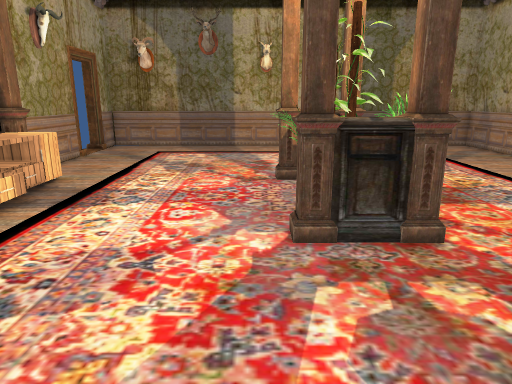
[1] (above)

12 first-person views from a walk through a scene from a Unity 3-D project. The camera is 1.4 m above the floor, tilts 14° down and sees 70° across. Doors are open. The floor is counted in squares, 0.5 m on a side. Each view is taken from the middle of a square. On the plan, view 1 faces up. The plan holds only what a view shows up to about 20 squares ahead; the rest is blank. The player character is not drawn. Some surface patterns are stand-ins.

[2]
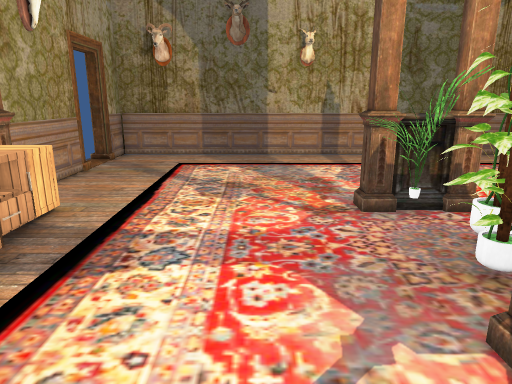

[3]
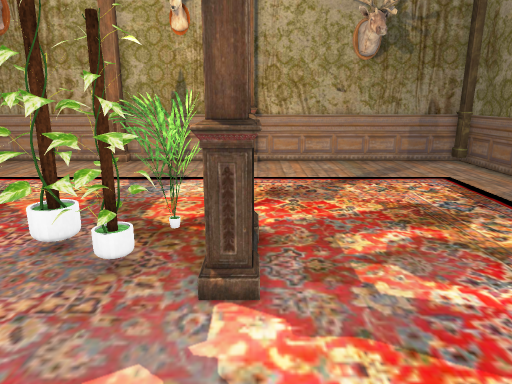

[4]
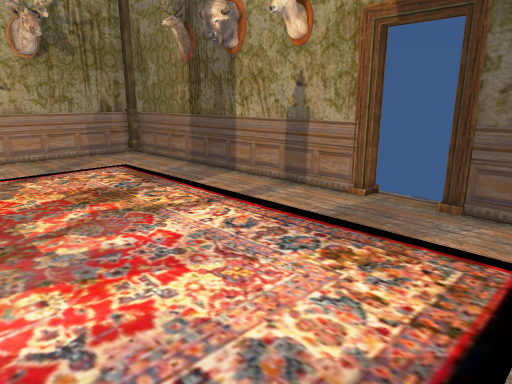

[5]
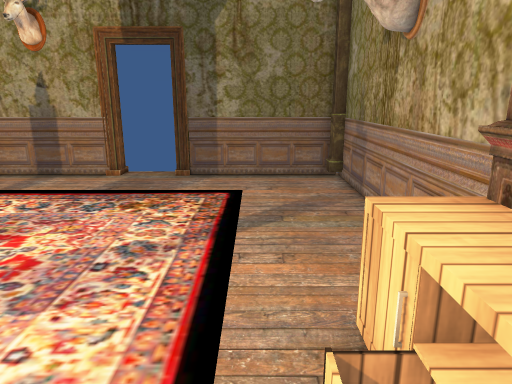

[6]
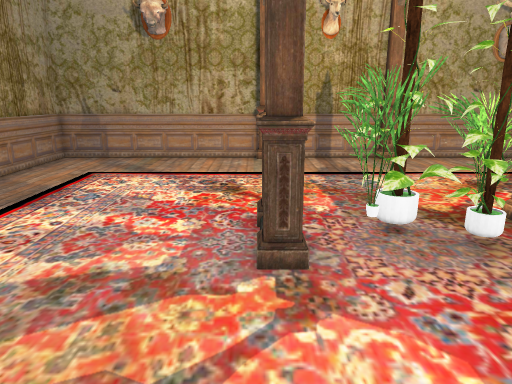

[7]
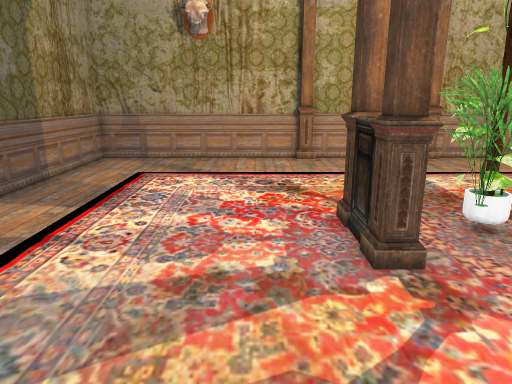

[8]
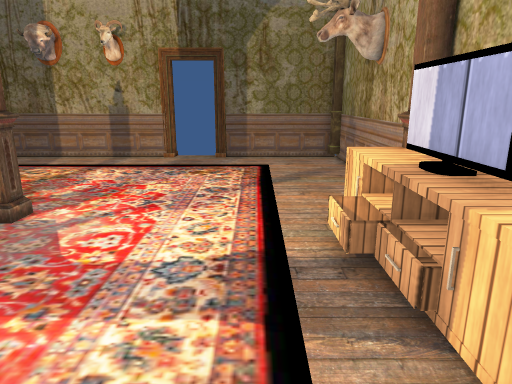

[9]
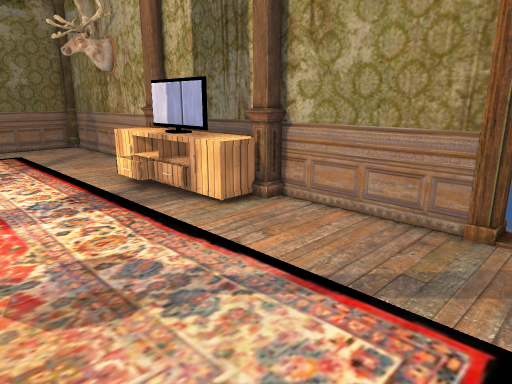

[10]
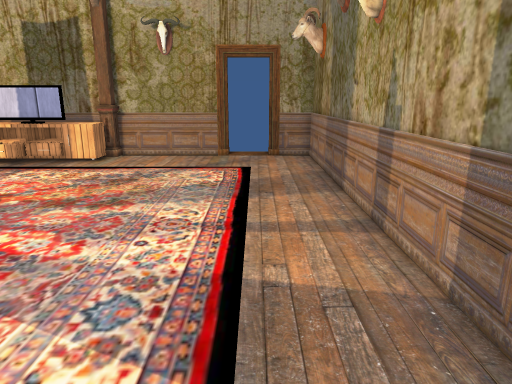

[11]
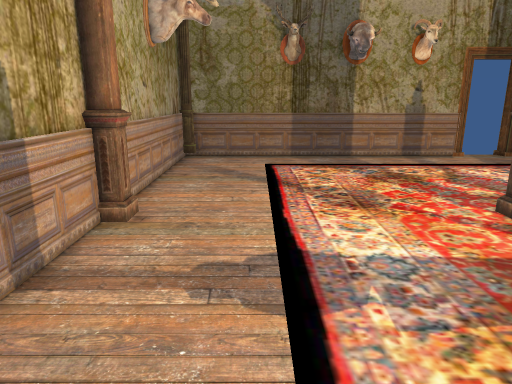

[12]
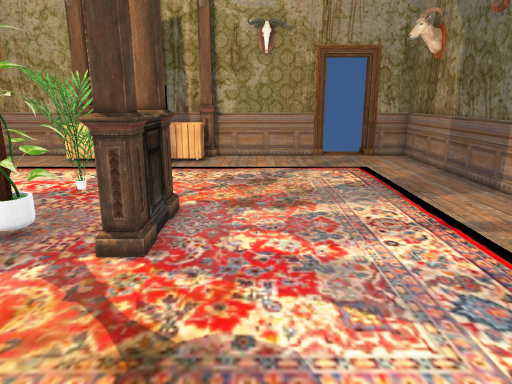

### Floor plan
Points are (right, up) in squares from view 1. A wall is a line through its corners. A room is listed if a view was taken in it or the views show most of it. See-through windows are left out.
Room 1 (views 1, 2, 3, 4, 5, 6, 7, 8, 9, 10, 11, 12)
walls: (0.9, 13.2) (0.9, 13.9) (3.7, 13.9) (3.7, 13.2) (0.9, 13.2); (3.7, 7.5) (3.7, 7) (0.9, 7) (0.9, 7.9); (-8.6, 13.9) (-8.6, 13.2); (-8.6, 7.7) (-8.6, 6.9); (-9.2, 13.2) (-9.2, 7.7); (13.1, 6.9) (13.1, 7.7) (13.7, 7.7) (13.7, 13.2) (13.1, 13.2) (13.1, 13.9) (13.7, 13.9) (13.7, 23.8) (-9.2, 23.8) (-9.2, 21.7) (-9.9, 21.7); (-9.2, 6.9) (-9.2, -2.5); (-0.7, -2.9) (13.1, -2.9); (-9.9, 19.5) (-9.2, 19.5) (-9.2, 13.9); (13.1, -2.5) (13.8, -2.5); (-8.8, -2.9) (-2.9, -2.9); (13.7, -3) (13.7, 7.1)
low walls: (1.4, 7.8) (0.8, 7.8)
ways out: open door at (-10, 20); open door at (-2, -3)
objects: TV (-8, 7) to (-7, 13); plant (1, 12) to (2, 12); plant (2, 9) to (2, 10); plant (2, 11) to (3, 11); plant (3, 9) to (4, 9)

Where each view was taken, in squares from view 1:
view 1: 0 up, 0 right, facing up
view 2: 4 up, 2 left, facing up
view 3: 7 up, 4 left, facing right
view 4: 7 up, 6 left, facing down-right
view 5: 11 up, 6 left, facing down
view 6: 14 up, 5 left, facing right
view 7: 16 up, 5 left, facing right
view 8: 16 up, 5 left, facing down
view 9: 21 up, 1 left, facing down-left
view 10: 21 up, 10 right, facing left
view 11: 16 up, 10 right, facing down
view 12: 16 up, 10 right, facing left
